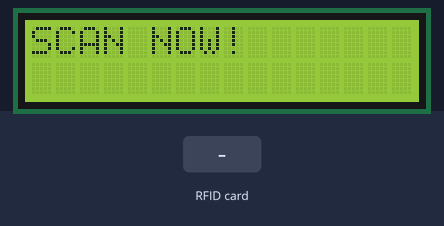
Recording of a sketch running on a simulated Arduino Uno, built with avr-gcc and run on an emulated ATmega328P. Parts: 16×2 character LCD. The test bench sets the inputs (shaded band). What the sketch prints to the serial monitor is not drawn.

Above: at 0.9 s.
1.0 s: RFID card 5E 7A 19 C4 held to the reader
At 2.0 s:
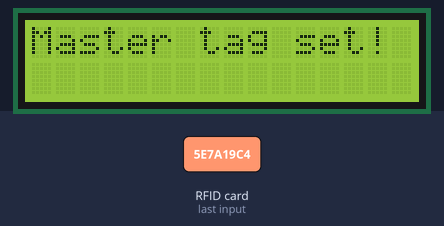
4.0 s: RFID card 5E 7A 19 C4 held to the reader
At 5.2 s:
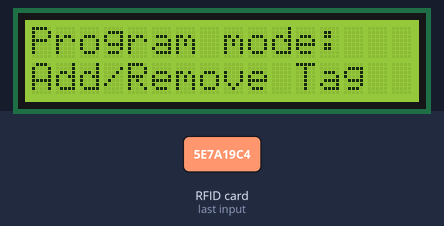
5.5 s: RFID card 5E 7A 19 C4 held to the reader
At 6.7 s:
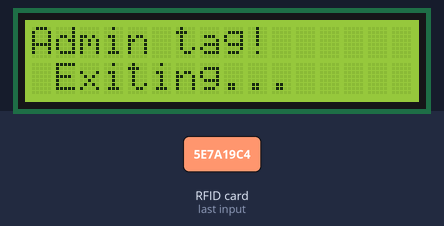
Timing chart, 0 to 8.5 s (numbered marks = the images above; inputs shaded):
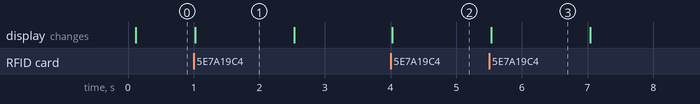

The sketch:

RFID_checker.ino
```cpp
// (licence header left out)
#include <SPI.h>
#include <MFRC522.h>
#include <LiquidCrystal.h>

#define RST_PIN         9          // Configurable, see typical pin layout above
#define SS_PIN          10         // Configurable, see typical pin layout above

MFRC522 mfrc522(SS_PIN, RST_PIN);  // Create MFRC522 instance

const int rs = 7, en = 6, d4 = 5, d5 = 4, d6 = 3, d7 = 2;

char* myTags[100] = {};
byte readCard[4];
boolean correctTag = false;
int tagsCount = 0;
String tagID = "";
boolean successRead = false;

LiquidCrystal lcd(rs, en, d4, d5, d6, d7);

void setup() {
	Serial.begin(9600);		// Initialize serial communications with the PC
	while (!Serial);		// Do nothing if no serial port is opened (added for Arduinos based on ATMEGA32U4)
	SPI.begin();			// Init SPI bus
	mfrc522.PCD_Init();		// Init MFRC522
	delay(4);				// Optional delay. Some board do need more time after init to be ready, see Readme

  lcd.begin(16, 2);
  lcd.print("SCAN NOW!");

  while (!successRead) {
    successRead = getID();
    if (successRead) {
      myTags[tagsCount] = strdup(tagID.c_str());
      lcd.clear();
      lcd.setCursor(0, 0);
      lcd.print("Master tag set!");
      tagsCount++;
    }
  }

  successRead = false;
  printNormalModeMessage();
}

void loop() {
  if ( ! mfrc522.PICC_IsNewCardPresent()) { //If a new PICC placed to RFID reader continue
    return;
  }
  if ( ! mfrc522.PICC_ReadCardSerial()) {   //Since a PICC placed get Serial and continue
    return;
  }
  tagID = "";
  // The MIFARE PICCs that we use have 4 byte UID
  for ( uint8_t i = 0; i < 4; i++) {  //
    readCard[i] = mfrc522.uid.uidByte[i];
    tagID.concat(String(mfrc522.uid.uidByte[i], HEX)); // Adds the 4 bytes in a single String variable
  }
  tagID.toUpperCase();
  mfrc522.PICC_HaltA(); // Stop reading

  correctTag = false;
  Serial.print("Tag ID: ");
  Serial.println(tagID);
  Serial.print("Zero tag ID: ");
  Serial.println(myTags[0]);
  Serial.println(tagID == myTags[0]);
  // Checks whether the scanned tag is the master tag
  if (tagID == myTags[0]) {
    Serial.println("HERE");
    lcd.clear();
    lcd.print("Program mode:");
    lcd.setCursor(0, 1);
    lcd.print("Add/Remove Tag");
    while (!successRead) {
      successRead = getID();
      if (successRead == true) {
        if (tagID == myTags[0]) {
          lcd.clear();
          lcd.setCursor(0, 0);
          lcd.print("Admin tag!");
          lcd.setCursor(0, 1);
          lcd.print(" Exiting...");
          printNormalModeMessage();
          successRead = false;
          return;
        } else {
          for (int i = 0; i < 100; i++) {
            if (tagID == myTags[i]) {
              myTags[i] = "";
              lcd.clear();
              lcd.setCursor(0, 0);
              lcd.print("  Tag Removed!");
              printNormalModeMessage();
              return;
            }
          }
          myTags[tagsCount] = strdup(tagID.c_str());
          lcd.clear();
          lcd.setCursor(0, 0);
          lcd.print("   Tag Added!");
          printNormalModeMessage();
          tagsCount++;
          return;
        }

      }
    }
  }
  successRead = false;
  // Checks whether the scanned tag is authorized
  for (int i = 0; i < 100; i++) {
    if (tagID == myTags[i]) {
      lcd.clear();
      lcd.setCursor(0, 0);
      lcd.print(" Access Granted!");
      printNormalModeMessage();
      correctTag = true;
      break;
    }
  }
  if (correctTag == false) {
    lcd.clear();
    lcd.setCursor(0, 0);
    lcd.print(" Access Denied!");
    printNormalModeMessage();
  }
}

uint8_t getID() {
  // Getting ready for Reading PICCs
  if ( ! mfrc522.PICC_IsNewCardPresent()) { //If a new PICC placed to RFID reader continue
    return 0;
  }
  if ( ! mfrc522.PICC_ReadCardSerial()) {   //Since a PICC placed get Serial and continue
    return 0;
  }
  tagID = "";
  for ( uint8_t i = 0; i < 4; i++) {  // The MIFARE PICCs that we use have 4 byte UID
    readCard[i] = mfrc522.uid.uidByte[i];
    tagID.concat(String(mfrc522.uid.uidByte[i], HEX)); // Adds the 4 bytes in a single String variable
  }
  tagID.toUpperCase();
  mfrc522.PICC_HaltA(); // Stop reading
  return 1;
}

void printNormalModeMessage() {
  delay(1500);
  lcd.clear();
  lcd.print("-Access Control-");
  lcd.setCursor(0, 1);
  lcd.print(" Scan Your Tag!");
}
```

Measured:
- after the input at 1.0 s, the display: changes at once (image 1)
- after the input at 4.0 s, the display: changes at once (image 2)
- after the input at 5.5 s, the display: changes at once (image 3)
- what the display in image 1 shows lasts 1.5 s, from 1.0 s to 2.5 s
